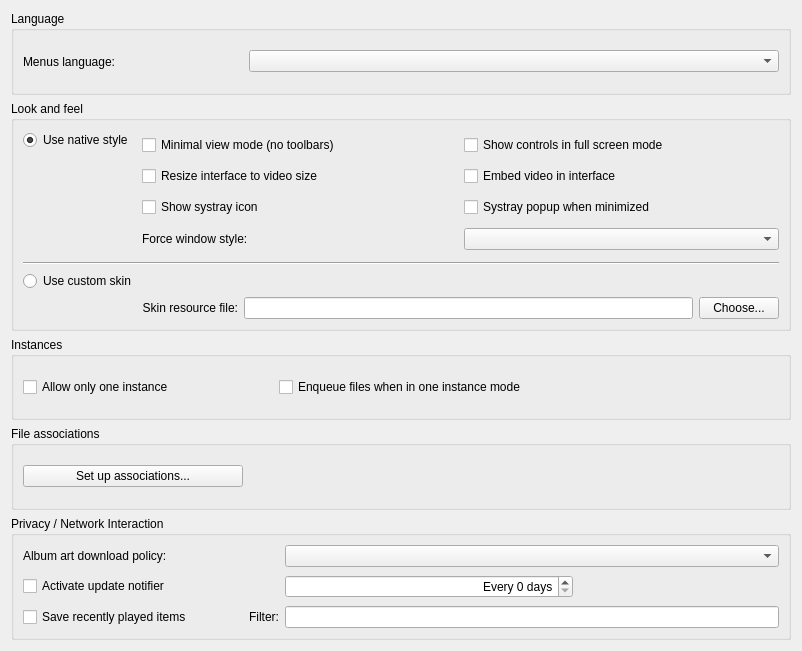
<?xml version="1.0" encoding="UTF-8"?>
<ui version="4.0">
 <author>Jean-Baptiste Kempf</author>
 <class>SPrefsInterface</class>
 <widget class="QWidget" name="SPrefsInterface">
  <property name="geometry">
   <rect>
    <x>0</x>
    <y>0</y>
    <width>802</width>
    <height>651</height>
   </rect>
  </property>
  <property name="sizePolicy">
   <sizepolicy hsizetype="Preferred" vsizetype="Minimum">
    <horstretch>0</horstretch>
    <verstretch>0</verstretch>
   </sizepolicy>
  </property>
  <property name="windowTitle">
   <string>Form</string>
  </property>
  <layout class="QGridLayout" name="gridLayout_3">
   <item row="2" column="0" colspan="2">
    <widget class="QGroupBox" name="OneInterfaceBox">
     <property name="title">
      <string>Instances</string>
     </property>
     <layout class="QGridLayout" name="gridLayout_2">
      <item row="0" column="0">
       <widget class="QCheckBox" name="OneInterfaceMode">
        <property name="text">
         <string>Allow only one instance</string>
        </property>
       </widget>
      </item>
      <item row="0" column="1" colspan="2">
       <widget class="QCheckBox" name="EnqueueOneInterfaceMode">
        <property name="text">
         <string>Enqueue files when in one instance mode</string>
        </property>
       </widget>
      </item>
     </layout>
    </widget>
   </item>
   <item row="4" column="0" colspan="2">
    <widget class="QGroupBox" name="groupBox_2">
     <property name="title">
      <string>Privacy / Network Interaction</string>
     </property>
     <layout class="QGridLayout" name="gridLayout_5">
      <item row="0" column="0">
       <widget class="QLabel" name="artFetchLabel">
        <property name="minimumSize">
         <size>
          <width>220</width>
          <height>0</height>
         </size>
        </property>
        <property name="text">
         <string>Album art download policy:</string>
        </property>
        <property name="buddy">
         <cstring>artFetcher</cstring>
        </property>
       </widget>
      </item>
      <item row="0" column="2" colspan="2">
       <widget class="QComboBox" name="artFetcher"/>
      </item>
      <item row="1" column="0">
       <widget class="QCheckBox" name="updatesBox">
        <property name="text">
         <string>Activate update notifier</string>
        </property>
       </widget>
      </item>
      <item row="1" column="2">
       <widget class="QSpinBox" name="updatesDays">
        <property name="sizePolicy">
         <sizepolicy hsizetype="MinimumExpanding" vsizetype="Fixed">
          <horstretch>0</horstretch>
          <verstretch>0</verstretch>
         </sizepolicy>
        </property>
        <property name="alignment">
         <set>Qt::AlignRight|Qt::AlignTrailing|Qt::AlignVCenter</set>
        </property>
        <property name="suffix">
         <string> days</string>
        </property>
        <property name="prefix">
         <string>Every </string>
        </property>
       </widget>
      </item>
      <item row="1" column="3">
       <spacer name="horizontalSpacer_2">
        <property name="orientation">
         <enum>Qt::Horizontal</enum>
        </property>
        <property name="sizeType">
         <enum>QSizePolicy::Preferred</enum>
        </property>
        <property name="sizeHint" stdset="0">
         <size>
          <width>200</width>
          <height>27</height>
         </size>
        </property>
       </spacer>
      </item>
      <item row="2" column="0">
       <widget class="QCheckBox" name="saveRecentlyPlayed">
        <property name="text">
         <string>Save recently played items</string>
        </property>
       </widget>
      </item>
      <item row="2" column="1">
       <widget class="QLabel" name="filterLabel">
        <property name="text">
         <string>Filter:</string>
        </property>
        <property name="alignment">
         <set>Qt::AlignRight|Qt::AlignTrailing|Qt::AlignVCenter</set>
        </property>
        <property name="margin">
         <number>5</number>
        </property>
        <property name="buddy">
         <cstring>recentlyPlayedFilters</cstring>
        </property>
       </widget>
      </item>
      <item row="2" column="2" colspan="2">
       <widget class="QLineEdit" name="recentlyPlayedFilters">
        <property name="sizePolicy">
         <sizepolicy hsizetype="MinimumExpanding" vsizetype="Fixed">
          <horstretch>0</horstretch>
          <verstretch>0</verstretch>
         </sizepolicy>
        </property>
        <property name="toolTip">
         <string>Separate words by | (without space)</string>
        </property>
       </widget>
      </item>
     </layout>
    </widget>
   </item>
   <item row="0" column="0" colspan="2">
    <widget class="QGroupBox" name="languageBox">
     <property name="title">
      <string>Language</string>
     </property>
     <layout class="QHBoxLayout" name="horizontalLayout_3">
      <item>
       <widget class="QLabel" name="languageLabel">
        <property name="maximumSize">
         <size>
          <width>220</width>
          <height>16777215</height>
         </size>
        </property>
        <property name="text">
         <string>Menus language:</string>
        </property>
        <property name="alignment">
         <set>Qt::AlignLeading|Qt::AlignLeft|Qt::AlignVCenter</set>
        </property>
        <property name="buddy">
         <cstring>language</cstring>
        </property>
       </widget>
      </item>
      <item>
       <widget class="QComboBox" name="language"/>
      </item>
     </layout>
    </widget>
   </item>
   <item row="3" column="0" colspan="2">
    <widget class="QGroupBox" name="assoBox">
     <property name="title">
      <string>File associations</string>
     </property>
     <layout class="QHBoxLayout" name="horizontalLayout_4">
      <item>
       <widget class="QPushButton" name="assoButton">
        <property name="sizePolicy">
         <sizepolicy hsizetype="Maximum" vsizetype="Fixed">
          <horstretch>0</horstretch>
          <verstretch>0</verstretch>
         </sizepolicy>
        </property>
        <property name="minimumSize">
         <size>
          <width>220</width>
          <height>0</height>
         </size>
        </property>
        <property name="text">
         <string>Set up associations...</string>
        </property>
       </widget>
      </item>
      <item>
       <spacer name="horizontalSpacer">
        <property name="orientation">
         <enum>Qt::Horizontal</enum>
        </property>
        <property name="sizeHint" stdset="0">
         <size>
          <width>40</width>
          <height>20</height>
         </size>
        </property>
       </spacer>
      </item>
     </layout>
    </widget>
   </item>
   <item row="1" column="0" colspan="2">
    <widget class="QGroupBox" name="LooknfeelBox">
     <property name="title">
      <string>Look and feel</string>
     </property>
     <layout class="QGridLayout" name="gridLayout">
      <item row="7" column="0" colspan="2">
       <widget class="QRadioButton" name="skins">
        <property name="text">
         <string>Use custom skin</string>
        </property>
       </widget>
      </item>
      <item row="7" column="2" colspan="2">
       <widget class="QLabel" name="skinsLabel">
        <property name="sizePolicy">
         <sizepolicy hsizetype="Minimum" vsizetype="Minimum">
          <horstretch>0</horstretch>
          <verstretch>0</verstretch>
         </sizepolicy>
        </property>
        <property name="frameShape">
         <enum>QFrame::NoFrame</enum>
        </property>
        <property name="text">
         <string/>
        </property>
        <property name="textFormat">
         <enum>Qt::RichText</enum>
        </property>
        <property name="scaledContents">
         <bool>false</bool>
        </property>
        <property name="alignment">
         <set>Qt::AlignLeading|Qt::AlignLeft|Qt::AlignTop</set>
        </property>
        <property name="wordWrap">
         <bool>true</bool>
        </property>
        <property name="margin">
         <number>5</number>
        </property>
        <property name="openExternalLinks">
         <bool>true</bool>
        </property>
       </widget>
      </item>
      <item row="6" column="0" colspan="4">
       <widget class="Line" name="line">
        <property name="orientation">
         <enum>Qt::Horizontal</enum>
        </property>
       </widget>
      </item>
      <item row="8" column="2" colspan="2">
       <widget class="QWidget" name="skins_zone" native="true">
        <property name="enabled">
         <bool>true</bool>
        </property>
        <property name="sizePolicy">
         <sizepolicy hsizetype="Preferred" vsizetype="Preferred">
          <horstretch>0</horstretch>
          <verstretch>0</verstretch>
         </sizepolicy>
        </property>
        <layout class="QHBoxLayout" name="horizontalLayout_2">
         <property name="margin">
          <number>0</number>
         </property>
         <item>
          <widget class="QLabel" name="skinFileLabel">
           <property name="text">
            <string>Skin resource file:</string>
           </property>
           <property name="alignment">
            <set>Qt::AlignRight|Qt::AlignTrailing|Qt::AlignVCenter</set>
           </property>
           <property name="buddy">
            <cstring>fileSkin</cstring>
           </property>
          </widget>
         </item>
         <item>
          <widget class="QLineEdit" name="fileSkin">
           <property name="sizePolicy">
            <sizepolicy hsizetype="MinimumExpanding" vsizetype="Fixed">
             <horstretch>0</horstretch>
             <verstretch>0</verstretch>
            </sizepolicy>
           </property>
          </widget>
         </item>
         <item>
          <widget class="QPushButton" name="skinBrowse">
           <property name="sizePolicy">
            <sizepolicy hsizetype="Maximum" vsizetype="Fixed">
             <horstretch>0</horstretch>
             <verstretch>0</verstretch>
            </sizepolicy>
           </property>
           <property name="text">
            <string>Choose...</string>
           </property>
          </widget>
         </item>
        </layout>
       </widget>
      </item>
      <item row="0" column="2" rowspan="3" colspan="2">
       <widget class="QWidget" name="native_zone" native="true">
        <property name="sizePolicy">
         <sizepolicy hsizetype="Preferred" vsizetype="Preferred">
          <horstretch>10</horstretch>
          <verstretch>0</verstretch>
         </sizepolicy>
        </property>
        <layout class="QGridLayout" name="gridLayout_4">
         <property name="margin">
          <number>0</number>
         </property>
         <item row="4" column="0">
          <widget class="QCheckBox" name="resizingBox">
           <property name="text">
            <string>Resize interface to video size</string>
           </property>
          </widget>
         </item>
         <item row="8" column="1">
          <widget class="QComboBox" name="stylesCombo"/>
         </item>
         <item row="8" column="0">
          <widget class="QLabel" name="label">
           <property name="text">
            <string>Force window style:</string>
           </property>
           <property name="buddy">
            <cstring>stylesCombo</cstring>
           </property>
          </widget>
         </item>
         <item row="5" column="0">
          <widget class="QCheckBox" name="systrayBox">
           <property name="text">
            <string>Show systray icon</string>
           </property>
          </widget>
         </item>
         <item row="4" column="1">
          <widget class="QCheckBox" name="embedVideo">
           <property name="text">
            <string>Embed video in interface</string>
           </property>
          </widget>
         </item>
         <item row="5" column="1">
          <widget class="QCheckBox" name="sysPop">
           <property name="text">
            <string>Systray popup when minimized</string>
           </property>
          </widget>
         </item>
         <item row="0" column="1">
          <widget class="QCheckBox" name="fsController">
           <property name="text">
            <string>Show controls in full screen mode</string>
           </property>
          </widget>
         </item>
         <item row="0" column="0">
          <widget class="QCheckBox" name="minimalviewBox">
           <property name="text">
            <string>Minimal view mode (no toolbars)</string>
           </property>
          </widget>
         </item>
        </layout>
       </widget>
      </item>
      <item row="0" column="0" colspan="2">
       <widget class="QRadioButton" name="qt4">
        <property name="toolTip">
         <string>This is VLC's default interface, with a native look and feel.</string>
        </property>
        <property name="text">
         <string>Use native style</string>
        </property>
        <property name="checked">
         <bool>true</bool>
        </property>
       </widget>
      </item>
      <item row="1" column="0" rowspan="2" colspan="2">
       <widget class="InterfacePreviewWidget" name="mainPreview">
        <property name="minimumSize">
         <size>
          <width>0</width>
          <height>100</height>
         </size>
        </property>
        <property name="alignment">
         <set>Qt::AlignHCenter|Qt::AlignTop</set>
        </property>
       </widget>
      </item>
      <item row="8" column="0" colspan="2">
       <widget class="InterfacePreviewWidget" name="skinsPreview">
        <property name="alignment">
         <set>Qt::AlignCenter</set>
        </property>
       </widget>
      </item>
     </layout>
    </widget>
   </item>
  </layout>
 </widget>
 <customwidgets>
  <customwidget>
   <class>InterfacePreviewWidget</class>
   <extends>QLabel</extends>
   <header>components/preferences_widgets.hpp</header>
  </customwidget>
 </customwidgets>
 <tabstops>
  <tabstop>OneInterfaceMode</tabstop>
  <tabstop>artFetcher</tabstop>
  <tabstop>updatesBox</tabstop>
 </tabstops>
 <resources/>
 <connections/>
</ui>
